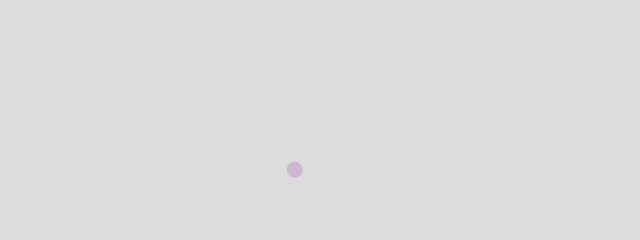
Frame 1 (no input)
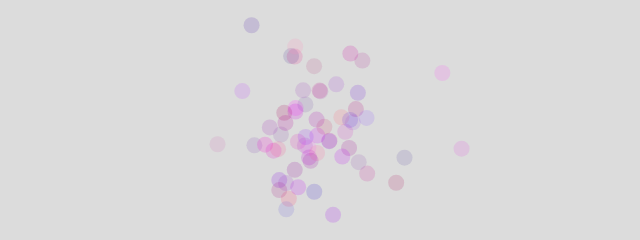
Frame 60 (no input)
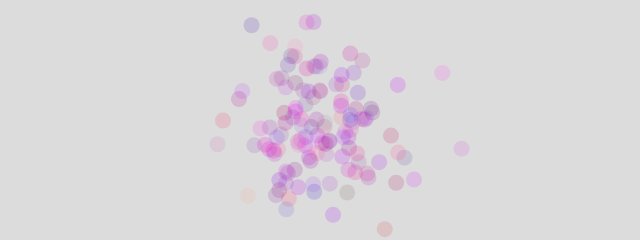
Frame 120 (the mouse pressed at the canvas centre since frame 60)

The p5.js sketch that drew these frames (run headless with seeded random() and noise() and a simulated clock; from frame 60 on, the mouse is pressed at the canvas centre):

// p5.js sketch
// ── sketch.js

let baseRed;
let baseGreen;
let baseBlue;

let sdSlider;

function setup() {
    createCanvas(640, 240);

    background(220);

    baseRed = random(255);
    baseGreen = random(255);
    baseBlue = random(255);

    sdSlider = createSlider(0, 100, 45, 1);
}

function draw() {
    let x = randomGaussian(320, 45);
    let y = randomGaussian(120, 45);

    noStroke();

    const r = randomGaussian(baseRed, sdSlider.value());
    const g = randomGaussian(baseGreen, sdSlider.value());
    const b = randomGaussian(baseBlue, sdSlider.value());

    fill(r, g, b, 45);
    circle(x, y, 16);
}
